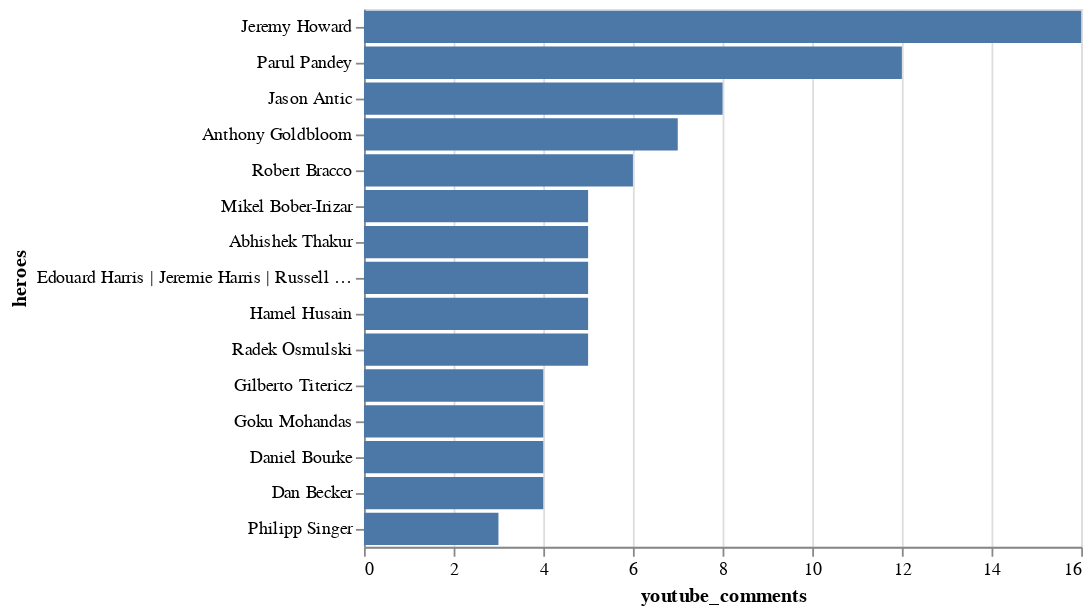

Notebook code cell kept with this figure:
### Markdown cell above
## youtube comment count

### Code cell
top_yt_comments = episode.sort_values('youtube_comments', ascending=False)[:15]
alt.Chart(top_yt_comments).mark_bar().encode(
    x = 'youtube_comments',
    y = alt.Y('heroes', sort='-x')
)

### Figure 1 — Vega-Lite specification as saved in the notebook (floating-point values rounded to 4 significant figures)
{"config": {"view": {"continuousWidth": 400, "continuousHeight": 300}}, "data": {"name": "data-3c1dcdf39b97a4ca8199ef8ab5860924"}, "mark": "bar", "encoding": {"x": {"type": "quantitative", "field": "youtube_comments"}, "y": {"type": "nominal", "field": "heroes", "sort": "-x"}}, "$schema": "https://vega.github.io/schema/vega-lite/v4.8.1.json", "datasets": {"data-3c1dcdf39b97a4ca8199ef8ab5860924": [{"episode_id": "E27", "episode_name": "Interview with Jeremy Howard | fast.ai | Kaggle | Machine Learning Research", "heroes": "Jeremy Howard", "heroes_gender": "Male", "heroes_location": "USA", "heroes_nationality": "Australia", "heroes_kaggle_username": "jhoward", "heroes_twitter_handle": "jeremyphoward", "category": "Industry", "flavour_of_tea": "Sulemani Chai", "recording_date": "2019-11-18", "recording_time": "Night", "release_date": "2019-12-08", "episode_duration": 4851, "youtube_url": "https://www.youtube.com/watch?v=205j37G1cxw", "youtube_thumbnail_type": 0, "youtube_impressions": 27596, "youtube_impression_views": 1297, "youtube_ctr": 4.7, "youtube_nonimpression_views": 3205, "youtube_views": 4502, "youtube_watch_hours": 704, "youtube_avg_watch_duration": 563, "youtube_likes": 183, "youtube_dislikes": 3, "youtube_comments": 16, "youtube_subscribers": 139, "anchor_url": "https://anchor.fm/chaitimedatascience/episodes/Interview-with-Jeremy-Howard--fast-ai--Kaggle--Machine-Learning-Research-e9ddbh", "anchor_thumbnail_type": 1.0, "anchor_plays": 1527.0, "spotify_starts": 466.0, "spotify_streams": 373.0, "spotify_listeners": 204.0, "apple_listeners": 96.0, "apple_listened_hours": 83.0, "apple_avg_listen_duration": 3117.0}, {"episode_id": "E49", "episode_name": "Interview with Parul Pandey | Getting Started with Data Science & Blogging | Women in Data Science", "heroes": "Parul Pandey", "heroes_gender": "Female", "heroes_location": "India", "heroes_nationality": "India", "heroes_kaggle_username": "parulpandey", "heroes_twitter_handle": "pandeyparul", "category": "Industry", "flavour_of_tea": "Ginger Chai", "recording_date": "2020-02-26", "recording_time": "Morning", "release_date": "2020-03-19", "episode_duration": 3570, "youtube_url": "https://www.youtube.com/watch?v=DjBgB_fNXl0", "youtube_thumbnail_type": 0, "youtube_impressions": 17600, "youtube_impression_views": 722, "youtube_ctr": 4.1, "youtube_nonimpression_views": 1439, "youtube_views": 2161, "youtube_watch_hours": 116, "youtube_avg_watch_duration": 193, "youtube_likes": 54, "youtube_dislikes": 5, "youtube_comments": 12, "youtube_subscribers": 66, "anchor_url": "https://anchor.fm/chaitimedatascience/episodes/Interview-with-Parul-Pandey--Getting-Started-with-Data-Science--Blogging--Women-in-Data-Science-eb4tr8", "anchor_thumbnail_type": 1.0, "anchor_plays": 472.0, "spotify_starts": 38.0, "spotify_streams": 28.0, "spotify_listeners": 28.0, "apple_listeners": 8.0, "apple_listened_hours": 2.0, "apple_avg_listen_duration": 767.0}, {"episode_id": "E36", "episode_name": "DeOldify | Fast.ai & NoGAN | Machine Learning & Software Engineering | Interview with Jason Antic", "heroes": "Jason Antic", "heroes_gender": "Male", "heroes_location": "USA", "heroes_nationality": "USA", "heroes_kaggle_username": null, "heroes_twitter_handle": "citnaj", "category": "Industry", "flavour_of_tea": "Herbal Tea", "recording_date": "2019-12-21", "recording_time": "Night", "release_date": "2020-02-02", "episode_duration": 3916, "youtube_url": "https://www.youtube.com/watch?v=A5Cq8SWudts", "youtube_thumbnail_type": 0, "youtube_impressions": 7696, "youtube_impression_views": 189, "youtube_ctr": 2.46, "youtube_nonimpression_views": 586, "youtube_views": 775, "youtube_watch_hours": 71, "youtube_avg_watch_duration": 330, "youtube_likes": 31, "youtube_dislikes": 1, "youtube_comments": 8, "youtube_subscribers": 21, "anchor_url": "https://anchor.fm/chaitimedatascience/episodes/Interview-with-Jason-Antic--DeOldify--Fast-ai--NoGAN--Machine-Learning--Software-Engineering-eaj1t4", "anchor_thumbnail_type": 1.0, "anchor_plays": 596.0, "spotify_starts": 93.0, "spotify_streams": 60.0, "spotify_listeners": 52.0, "apple_listeners": 28.0, "apple_listened_hours": 22.0, "apple_avg_listen_duration": 2816.0}, {"episode_id": "E37", "episode_name": "The Story of Kaggle & Kaggle's Evolution | Interview with the CEO of Kaggle: Anthony Goldbloom", "heroes": "Anthony Goldbloom", "heroes_gender": "Male", "heroes_location": "USA", "heroes_nationality": "Australia", "heroes_kaggle_username": "antgoldbloom", "heroes_twitter_handle": "antgoldbloom", "category": "Kaggle", "flavour_of_tea": "Ginger Chai", "recording_date": "2020-01-07", "recording_time": "Morning", "release_date": "2020-02-06", "episode_duration": 3909, "youtube_url": "https://www.youtube.com/watch?v=jw2Z-IMyFYw", "youtube_thumbnail_type": 0, "youtube_impressions": 5883, "youtube_impression_views": 127, "youtube_ctr": 2.16, "youtube_nonimpression_views": 340, "youtube_views": 467, "youtube_watch_hours": 48, "youtube_avg_watch_duration": 370, "youtube_likes": 32, "youtube_dislikes": 1, "youtube_comments": 7, "youtube_subscribers": 11, "anchor_url": "https://anchor.fm/chaitimedatascience/episodes/The-Story-of-Kaggle--Kaggles-Evolution--Interview-with-the-CEO-of-Kaggle-Anthony-Goldbloom-ea9fj6", "anchor_thumbnail_type": 1.0, "anchor_plays": 595.0, "spotify_starts": 102.0, "spotify_streams": 58.0, "spotify_listeners": 56.0, "apple_listeners": 29.0, "apple_listened_hours": 19.0, "apple_avg_listen_duration": 2414.0}, {"episode_id": "E63", "episode_name": "Robert Bracco | Learning to Learn | Approaching Fast.ai Materials, Kaggle & Blogging", "heroes": "Robert Bracco", "heroes_gender": "Male", "heroes_location": "USA", "heroes_nationality": "USA", "heroes_kaggle_username": "madeupmasters", "heroes_twitter_handle": "madeupmasters", "category": "Industry", "flavour_of_tea": "Kesar Rose Chai", "recording_date": "2020-02-14", "recording_time": "Night", "release_date": "2020-05-07", "episode_duration": 7103, "youtube_url": "https://www.youtube.com/watch?v=CYYvQ-5V3xA", "youtube_thumbnail_type": 3, "youtube_impressions": 6163, "youtube_impression_views": 180, "youtube_ctr": 2.92, "youtube_nonimpression_views": 196, "youtube_views": 376, "youtube_watch_hours": 61, "youtube_avg_watch_duration": 584, "youtube_likes": 12, "youtube_dislikes": 1, "youtube_comments": 6, "youtube_subscribers": 2, "anchor_url": "https://anchor.fm/chaitimedatascience/episodes/Robert-Bracco--Learning-to-Learn--Approaching-Fast-ai-Materials--Kaggle--Blogging-eb7rqd", "anchor_thumbnail_type": 1.0, "anchor_plays": 472.0, "spotify_starts": 79.0, "spotify_streams": 55.0, "spotify_listeners": 38.0, "apple_listeners": 12.0, "apple_listened_hours": 12.0, "apple_avg_listen_duration": 3562.0}, {"episode_id": "E38", "episode_name": "Becoming The Youngest Kaggle Grandmaster | ML For Japanese Literature | Anokas: Mikel Bober-Irizar", "heroes": "Mikel Bober-Irizar", "heroes_gender": "Male", "heroes_location": "UK", "heroes_nationality": "UK", "heroes_kaggle_username": "anokas", "heroes_twitter_handle": "mikb0b", "category": "Kaggle", "flavour_of_tea": "Ginger Chai", "recording_date": "2020-01-25", "recording_time": "Evening", "release_date": "2020-02-09", "episode_duration": 3559, "youtube_url": "https://www.youtube.com/watch?v=maR9ibJ2r7g", "youtube_thumbnail_type": 0, "youtube_impressions": 9558, "youtube_impression_views": 465, "youtube_ctr": 4.87, "youtube_nonimpression_views": 903, "youtube_views": 1368, "youtube_watch_hours": 148, "youtube_avg_watch_duration": 389, "youtube_likes": 51, "youtube_dislikes": 0, "youtube_comments": 5, "youtube_subscribers": 29, "anchor_url": "https://anchor.fm/chaitimedatascience/episodes/Anokas-Mikel-Bober-Irizar--Becoming-The-Youngest-Kaggle-Grandmaster--ML-For-Japanese-Literature--Kaggle-eanr0n", "anchor_thumbnail_type": 1.0, "anchor_plays": 674.0, "spotify_starts": 160.0, "spotify_streams": 118.0, "spotify_listeners": 55.0, "apple_listeners": 32.0, "apple_listened_hours": 23.0, "apple_avg_listen_duration": 2632.0}, {"episode_id": "E1", "episode_name": "Kaggle Triple Grandmaster, Abhishek Thakur Interview", "heroes": "Abhishek Thakur", "heroes_gender": "Male", "heroes_location": "Norway", "heroes_nationality": "India", "heroes_kaggle_username": "abhishek", "heroes_twitter_handle": "abhi1thakur", "category": "Kaggle", "flavour_of_tea": "Ginger Chai", "recording_date": "2019-07-14", "recording_time": "Evening", "release_date": "2019-07-22", "episode_duration": 2995, "youtube_url": "https://www.youtube.com/watch?v=Ezbo57Z33N8", "youtube_thumbnail_type": 0, "youtube_impressions": 25212, "youtube_impression_views": 845, "youtube_ctr": 3.35, "youtube_nonimpression_views": 683, "youtube_views": 1528, "youtube_watch_hours": 142, "youtube_avg_watch_duration": 335, "youtube_likes": 55, "youtube_dislikes": 0, "youtube_comments": 5, "youtube_subscribers": 60, "anchor_url": "https://anchor.fm/chaitimedatascience/episodes/Kaggle-Triple-Grandmaster--Abhishek-Thakur-Interview-e4mjoi", "anchor_thumbnail_type": 0.0, "anchor_plays": 1271.0, "spotify_starts": 826.0, "spotify_streams": 608.0, "spotify_listeners": 456.0, "apple_listeners": 56.0, "apple_listened_hours": 25.0, "apple_avg_listen_duration": 1621.0}, {"episode_id": "E55", "episode_name": "SharpestMinds Team on Learning to Learn | Data Science, Startups & Hiring", "heroes": "Edouard Harris | Jeremie Harris | Russell Pollari", "heroes_gender": "Male", "heroes_location": "Canada", "heroes_nationality": "Canada", "heroes_kaggle_username": null, "heroes_twitter_handle": "neutronsNeurons | russ_poll | jeremiecharris", "category": "Industry", "flavour_of_tea": "Herbal Tea", "recording_date": "2020-02-07", "recording_time": "Morning", "release_date": "2020-04-09", "episode_duration": 4032, "youtube_url": "https://www.youtube.com/watch?v=vaWOS9GHB9c", "youtube_thumbnail_type": 1, "youtube_impressions": 5096, "youtube_impression_views": 145, "youtube_ctr": 2.85, "youtube_nonimpression_views": 237, "youtube_views": 382, "youtube_watch_hours": 53, "youtube_avg_watch_duration": 499, "youtube_likes": 26, "youtube_dislikes": 0, "youtube_comments": 5, "youtube_subscribers": 19, "anchor_url": "https://anchor.fm/chaitimedatascience/episodes/SharpestMinds-Team-on-Learning-to-Learn--Data-Science--Startups--Hiring-eb61lb", "anchor_thumbnail_type": 1.0, "anchor_plays": 473.0, "spotify_starts": 54.0, "spotify_streams": 39.0, "spotify_listeners": 36.0, "apple_listeners": 11.0, "apple_listened_hours": 7.0, "apple_avg_listen_duration": 2284.0}, {"episode_id": "E64", "episode_name": "Hamel Husain | Fastpages, Open Source | ML at Github | fastai", "heroes": "Hamel Husain", "heroes_gender": "Male", "heroes_location": "USA", "heroes_nationality": "USA", "heroes_kaggle_username": "hamelhusain", "heroes_twitter_handle": "HamelHusain", "category": "Industry", "flavour_of_tea": "Ginger Chai", "recording_date": "2020-02-25", "recording_time": "Night", "release_date": "2020-05-10", "episode_duration": 2976, "youtube_url": "https://www.youtube.com/watch?v=-pYMXSThpvc", "youtube_thumbnail_type": 3, "youtube_impressions": 4350, "youtube_impression_views": 97, "youtube_ctr": 2.23, "youtube_nonimpression_views": 169, "youtube_views": 266, "youtube_watch_hours": 28, "youtube_avg_watch_duration": 379, "youtube_likes": 12, "youtube_dislikes": 0, "youtube_comments": 5, "youtube_subscribers": 7, "anchor_url": "https://anchor.fm/chaitimedatascience/episodes/Hamel-Husain--Fastpages--Open-Source--ML-at-Github--fastai-eds2e6", "anchor_thumbnail_type": 1.0, "anchor_plays": 426.0, "spotify_starts": 36.0, "spotify_streams": 24.0, "spotify_listeners": 21.0, "apple_listeners": 13.0, "apple_listened_hours": 8.0, "apple_avg_listen_duration": 2164.0}, {"episode_id": "E44", "episode_name": "Fast.ai, Learning to Learn | Machine Learning, Kaggle & Blogging | Interview with Radek Osmulski", "heroes": "Radek Osmulski", "heroes_gender": "Male", "heroes_location": "Poland", "heroes_nationality": "Poland", "heroes_kaggle_username": "radek1", "heroes_twitter_handle": "radekosmulski", "category": "Industry", "flavour_of_tea": "Herbal Tea", "recording_date": "2020-02-20", "recording_time": "Afternoon", "release_date": "2020-03-01", "episode_duration": 3936, "youtube_url": "https://www.youtube.com/watch?v=4h41v07bYYI", "youtube_thumbnail_type": 0, "youtube_impressions": 7607, "youtube_impression_views": 260, "youtube_ctr": 3.42, "youtube_nonimpression_views": 588, "youtube_views": 848, "youtube_watch_hours": 122, "youtube_avg_watch_duration": 518, "youtube_likes": 49, "youtube_dislikes": 2, "youtube_comments": 5, "youtube_subscribers": 24, "anchor_url": "https://anchor.fm/chaitimedatascience/episodes/Interview-with-fast-ai-hero-Radek-Osmulski--Fast-ai--Learning-to-Learn--Machine-Learning--Kaggle--Blogging-eav36v", "anchor_thumbnail_type": 1.0, "anchor_plays": 657.0, "spotify_starts": 113.0, "spotify_streams": 88.0, "spotify_listeners": 55.0, "apple_listeners": 30.0, "apple_listened_hours": 25.0, "apple_avg_listen_duration": 3031.0}, {"episode_id": "E33", "episode_name": "Interview with Kaggle Legend: Gilberto Titericz | Giba, Former #1 | Data Science & Kaggle", "heroes": "Gilberto Titericz", "heroes_gender": "Male", "heroes_location": "Brazil", "heroes_nationality": "Brazil", "heroes_kaggle_username": "titericz", "heroes_twitter_handle": "giba1", "category": "Kaggle", "flavour_of_tea": "Sulemani Chai", "recording_date": "2019-11-30", "recording_time": "Morning", "release_date": "2020-01-23", "episode_duration": 3844, "youtube_url": "https://www.youtube.com/watch?v=MpYeDKw8EOg", "youtube_thumbnail_type": 1, "youtube_impressions": 9232, "youtube_impression_views": 328, "youtube_ctr": 3.55, "youtube_nonimpression_views": 1084, "youtube_views": 1412, "youtube_watch_hours": 181, "youtube_avg_watch_duration": 461, "youtube_likes": 51, "youtube_dislikes": 1, "youtube_comments": 4, "youtube_subscribers": 35, "anchor_url": "https://anchor.fm/chaitimedatascience/episodes/Kaggle-Legend-Gilberto-Titericz--Giba--Former-1--Data-Science--Kaggle-ea9vdn", "anchor_thumbnail_type": 1.0, "anchor_plays": 618.0, "spotify_starts": 112.0, "spotify_streams": 84.0, "spotify_listeners": 54.0, "apple_listeners": 29.0, "apple_listened_hours": 19.0, "apple_avg_listen_duration": 2343.0}, {"episode_id": "E66", "episode_name": "Goku Mohandas | MadeWithML | AI Research | Healthcare | Education", "heroes": "Goku Mohandas", "heroes_gender": "Male", "heroes_location": "USA", "heroes_nationality": "USA", "heroes_kaggle_username": null, "heroes_twitter_handle": "GokuMohandas", "category": "Industry", "flavour_of_tea": "Paan Rose Green Tea", "recording_date": "2020-05-06", "recording_time": "Night", "release_date": "2020-05-17", "episode_duration": 5734, "youtube_url": "https://www.youtube.com/watch?v=VqysJmIqko8", "youtube_thumbnail_type": 3, "youtube_impressions": 9903, "youtube_impression_views": 203, "youtube_ctr": 2.05, "youtube_nonimpression_views": 326, "youtube_views": 529, "youtube_watch_hours": 69, "youtube_avg_watch_duration": 470, "youtube_likes": 28, "youtube_dislikes": 0, "youtube_comments": 4, "youtube_subscribers": 16, "anchor_url": "https://anchor.fm/chaitimedatascience/episodes/Goku-Mohandas--MadeWithML--AI-Research--Healthcare--Education-ee609r", "anchor_thumbnail_type": 1.0, "anchor_plays": 402.0, "spotify_starts": 51.0, "spotify_streams": 36.0, "spotify_listeners": 24.0, "apple_listeners": 15.0, "apple_listened_hours": 15.0, "apple_avg_listen_duration": 3494.0}, {"episode_id": "E61", "episode_name": "Daniel Bourke | Learning to Learn | Creating AI Content | Fitness & Machine Learning", "heroes": "Daniel Bourke", "heroes_gender": "Male", "heroes_location": "Australia", "heroes_nationality": "Australia", "heroes_kaggle_username": null, "heroes_twitter_handle": "mrdbourke", "category": "Industry", "flavour_of_tea": "Sulemani Chai", "recording_date": "2020-02-20", "recording_time": "Night", "release_date": "2020-04-30", "episode_duration": 5597, "youtube_url": "https://www.youtube.com/watch?v=r5_SuLF5UWY", "youtube_thumbnail_type": 3, "youtube_impressions": 4464, "youtube_impression_views": 143, "youtube_ctr": 3.2, "youtube_nonimpression_views": 197, "youtube_views": 340, "youtube_watch_hours": 50, "youtube_avg_watch_duration": 529, "youtube_likes": 27, "youtube_dislikes": 0, "youtube_comments": 4, "youtube_subscribers": 12, "anchor_url": "https://anchor.fm/chaitimedatascience/episodes/Daniel-Bourke--Learning-to-Learn--Creating-AI-Content--Fitness--Machine-Learning-eb65ap", "anchor_thumbnail_type": 1.0, "anchor_plays": 437.0, "spotify_starts": 53.0, "spotify_streams": 43.0, "spotify_listeners": 27.0, "apple_listeners": 13.0, "apple_listened_hours": 9.0, "apple_avg_listen_duration": 2505.0}, {"episode_id": "E58", "episode_name": "CEO of Decision.ai: Dan Becker | What does it take to become a Data Scientist? | Kaggle Learn", "heroes": "Dan Becker", "heroes_gender": "Male", "heroes_location": "USA", "heroes_nationality": "USA", "heroes_kaggle_username": "dansbecker", "heroes_twitter_handle": "dan_s_becker", "category": "Industry", "flavour_of_tea": "Sulemani Chai", "recording_date": "2020-02-11", "recording_time": "Night", "release_date": "2020-04-19", "episode_duration": 3375, "youtube_url": "https://www.youtube.com/watch?v=eEYvgsUeEgw", "youtube_thumbnail_type": 0, "youtube_impressions": 4510, "youtube_impression_views": 143, "youtube_ctr": 3.17, "youtube_nonimpression_views": 336, "youtube_views": 479, "youtube_watch_hours": 49, "youtube_avg_watch_duration": 368, "youtube_likes": 24, "youtube_dislikes": 0, "youtube_comments": 4, "youtube_subscribers": 17, "anchor_url": "https://anchor.fm/chaitimedatascience/episodes/CEO-of-Decision-ai-Dan-Becker--What-does-it-take-to-become-a-Data-Scientist---Kaggle-Learn--Data-Science-Portfolio-eb631q", "anchor_thumbnail_type": 1.0, "anchor_plays": 464.0, "spotify_starts": 58.0, "spotify_streams": 42.0, "spotify_listeners": 31.0, "apple_listeners": 15.0, "apple_listened_hours": 11.0, "apple_avg_listen_duration": 2564.0}, {"episode_id": "E24", "episode_name": "Medalling in all Entered Kaggle Comp | IEEE-CIS Comp 6th Pos Sol | Interview with Dr Philipp Singer", "heroes": "Philipp Singer", "heroes_gender": "Male", "heroes_location": "Austria", "heroes_nationality": "Austria", "heroes_kaggle_username": "philippsinger", "heroes_twitter_handle": "ph_singer", "category": "Kaggle", "flavour_of_tea": "Masala Chai", "recording_date": "2019-10-12", "recording_time": "Evening", "release_date": "2019-11-04", "episode_duration": 3825, "youtube_url": "https://www.youtube.com/watch?v=7sh5QrUIAHI", "youtube_thumbnail_type": 0, "youtube_impressions": 8570, "youtube_impression_views": 272, "youtube_ctr": 3.17, "youtube_nonimpression_views": 622, "youtube_views": 894, "youtube_watch_hours": 115, "youtube_avg_watch_duration": 463, "youtube_likes": 22, "youtube_dislikes": 1, "youtube_comments": 3, "youtube_subscribers": 19, "anchor_url": "https://anchor.fm/chaitimedatascience/episodes/Medalling-in-all-Entered-Kaggle-Comp--IEEE-CIS-Comp-6th-Pos-Sol--Interview-with-Dr-Philipp-Singer-e7m6s8", "anchor_thumbnail_type": 0.0, "anchor_plays": 753.0, "spotify_starts": 217.0, "spotify_streams": 136.0, "spotify_listeners": 98.0, "apple_listeners": 29.0, "apple_listened_hours": 22.0, "apple_avg_listen_duration": 2687.0}]}}
